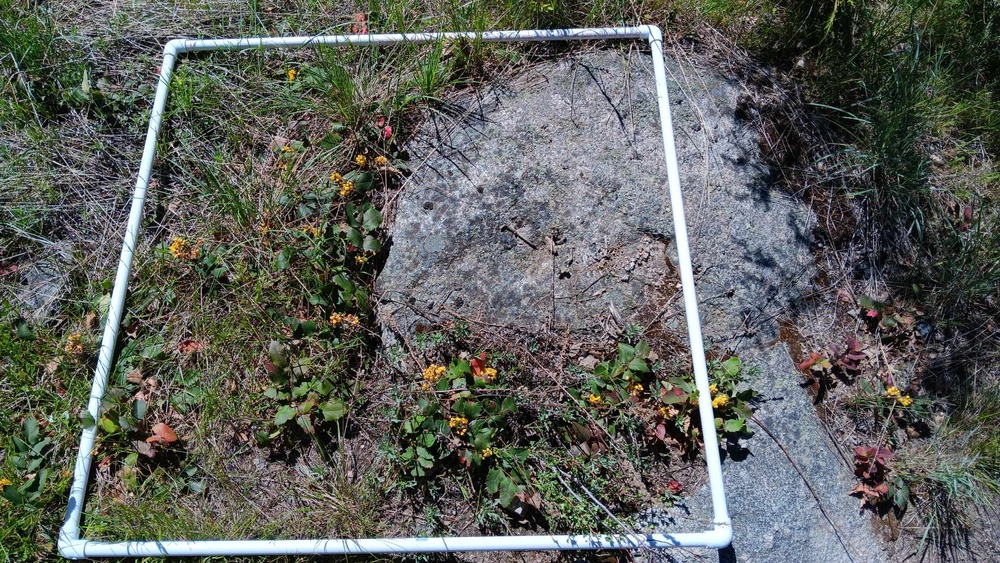
#> input picture quadrat_photos_subset_for_debugging/436483431_1701213000285029_1924116421858456243_n.jpg, 1000 x 563 px, shrunk from 2040 x 1148 before the run, given in place of 20240531_103452.jpg, which was not available
$ jupyter execute hist_segmentation_trial.ipynb   (text cells are left out)
#> lines starting #> are read from the running program, lines starting #| are printed output that depends on the picture; pictures that were not available may be replaced by others from this repository, and a replacement may not be noted
[cell 1]
import glob # for file names
import numpy as np
from skimage import io, img_as_ubyte
from matplotlib import pyplot as plt

[cell 2]
path = 'quadrat_photos_subset_for_debugging/*'
file = 'quadrat_photos_subset_for_debugging/20240531_103452.jpg'

# for file in glob.glob(path):
# Read in every image in the quadrat_photos_raw folder as a ubyte
img = img_as_ubyte(io.imread(file, as_gray = True))
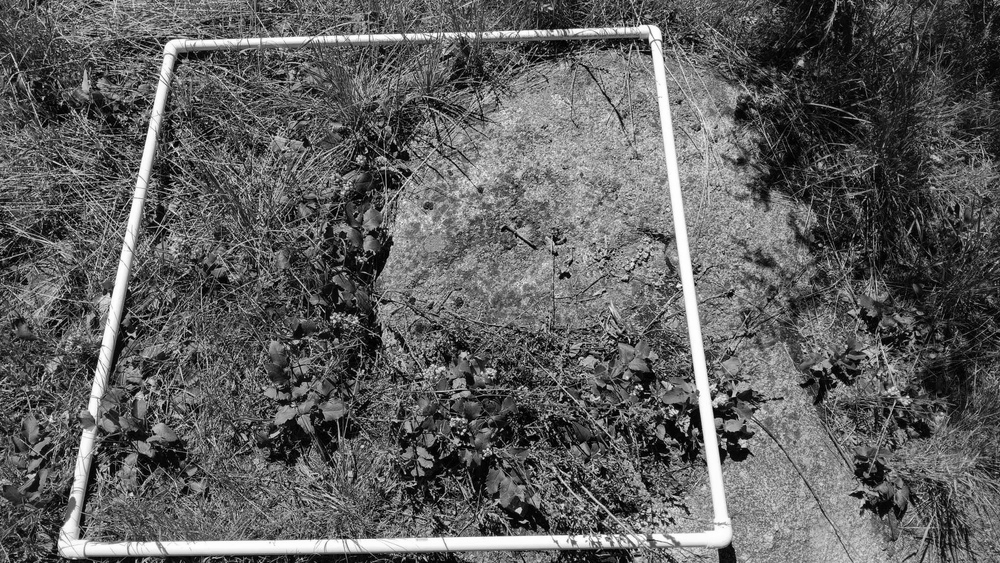
#> img: shape (563, 1000); min 0, max 255, mean 95.2

# plot histogram
plt.hist(img.flat, bins=100, range=(0,255))
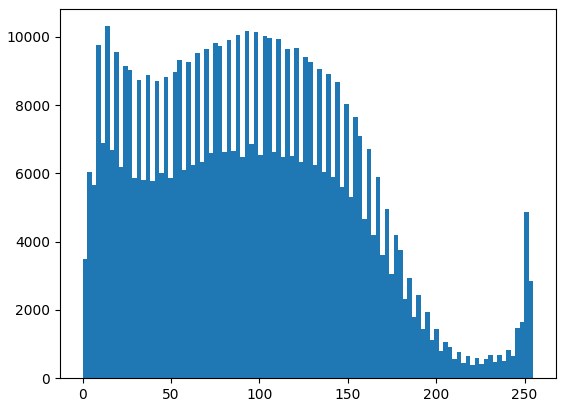
#> figure drawn by matplotlib, 1 panel; tallest bar 10313 high, from x = 12.75 to 15.3

$ run again, on quadrat_photos_subset_for_debugging/436679838_1007226214193056_3476817213304042401_n.jpg
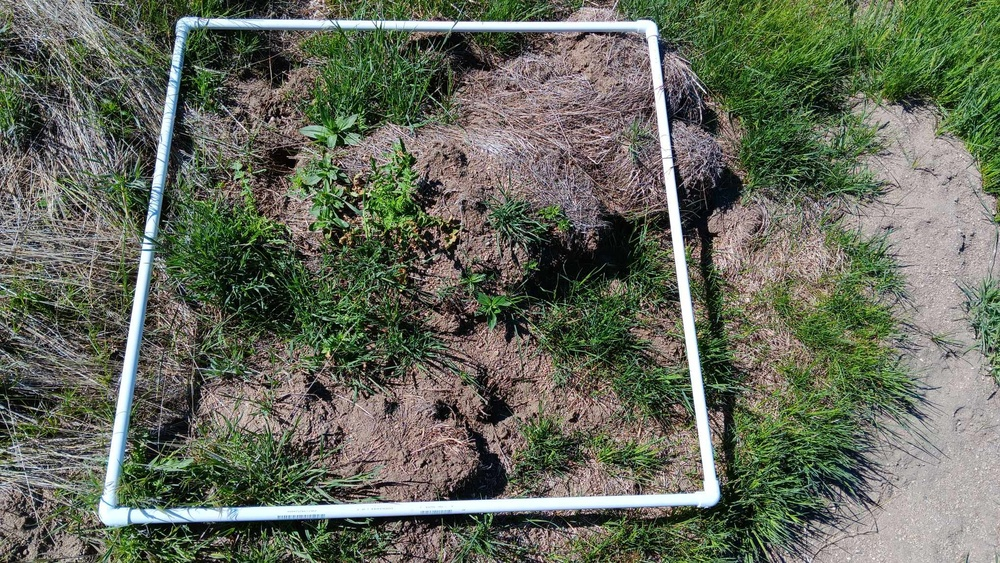
#> input picture quadrat_photos_subset_for_debugging/436679838_1007226214193056_3476817213304042401_n.jpg, 1000 x 563 px, shrunk from 2040 x 1148 before the run, given in place of 20240531_103452.jpg, which was not available
#> `img = img_as_ubyte(io.imread(file, as_gray = True))`:
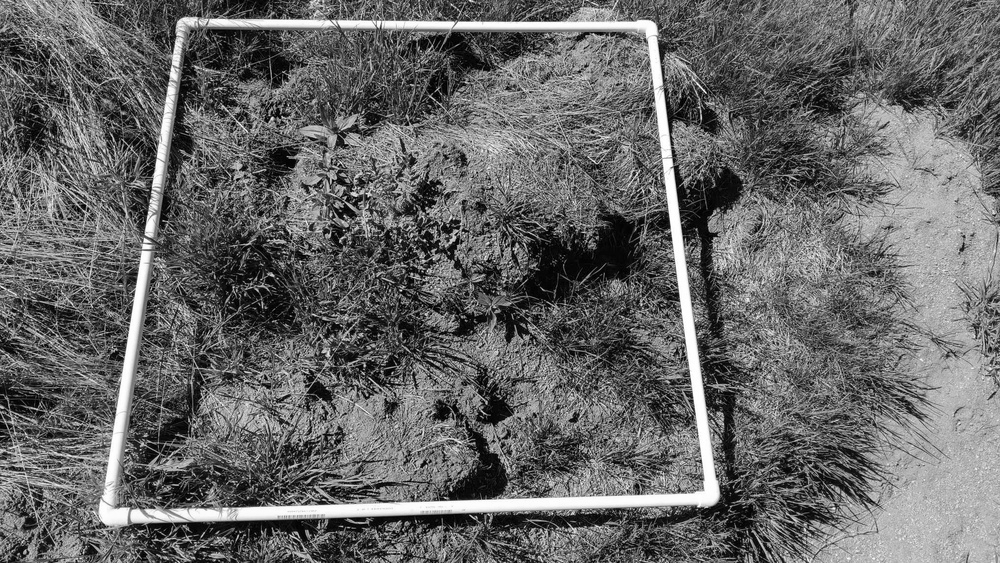
#> img: shape (563, 1000); min 0, max 255, mean 103.7
#> `[cell 2] path = 'quadrat_photos_subset_for_debugging/*' file = 'quadra..`:
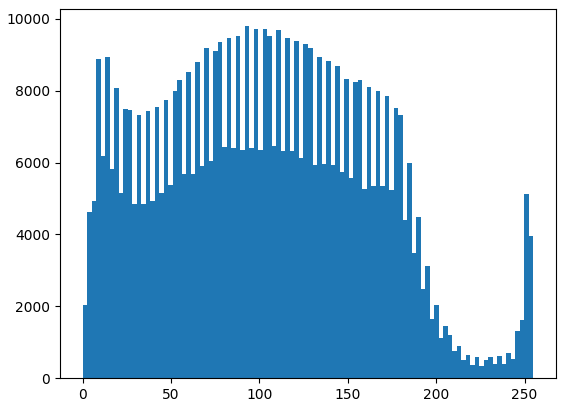
#> figure drawn by matplotlib, 1 panel; tallest bar 9795 high, from x = 91.8 to 94.35

$ run again, on quadrat_photos_subset_for_debugging/441229963_429891546666972_1183308712343811694_n.jpg
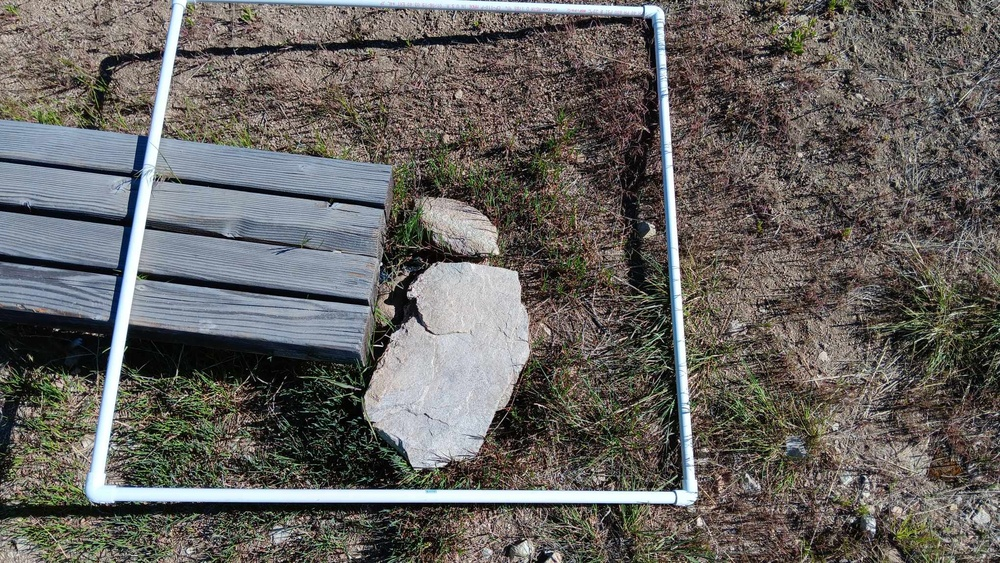
#> input picture quadrat_photos_subset_for_debugging/441229963_429891546666972_1183308712343811694_n.jpg, 1000 x 563 px, shrunk from 2040 x 1148 before the run, given in place of 20240531_103452.jpg, which was not available
#> `img = img_as_ubyte(io.imread(file, as_gray = True))`:
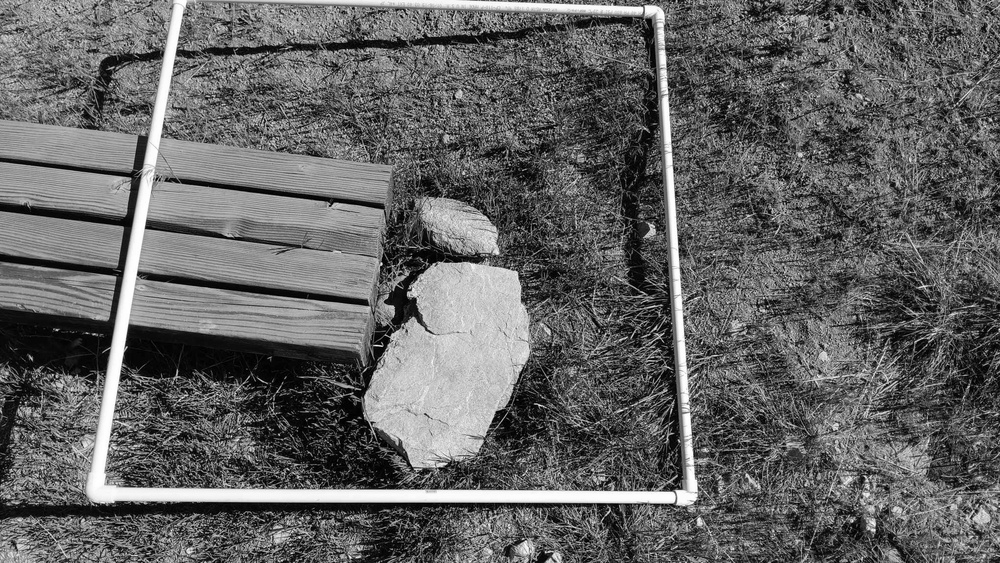
#> img: shape (563, 1000); min 0, max 255, mean 99.4
#> `[cell 2] path = 'quadrat_photos_subset_for_debugging/*' file = 'quadra..`:
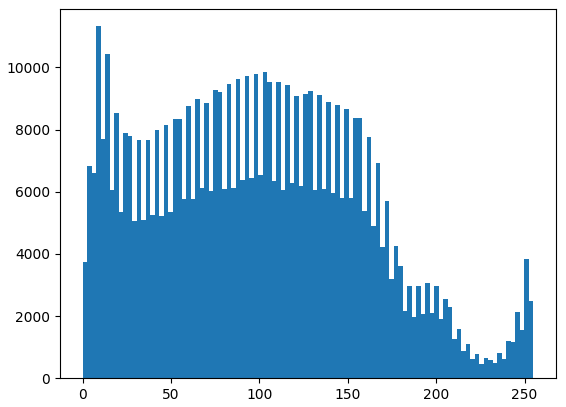
#> figure drawn by matplotlib, 1 panel; tallest bar 11327 high, from x = 7.65 to 10.2

$ run again, on quadrat_photos_subset_for_debugging/441401722_1931626287270077_6755568313090221713_n.jpg
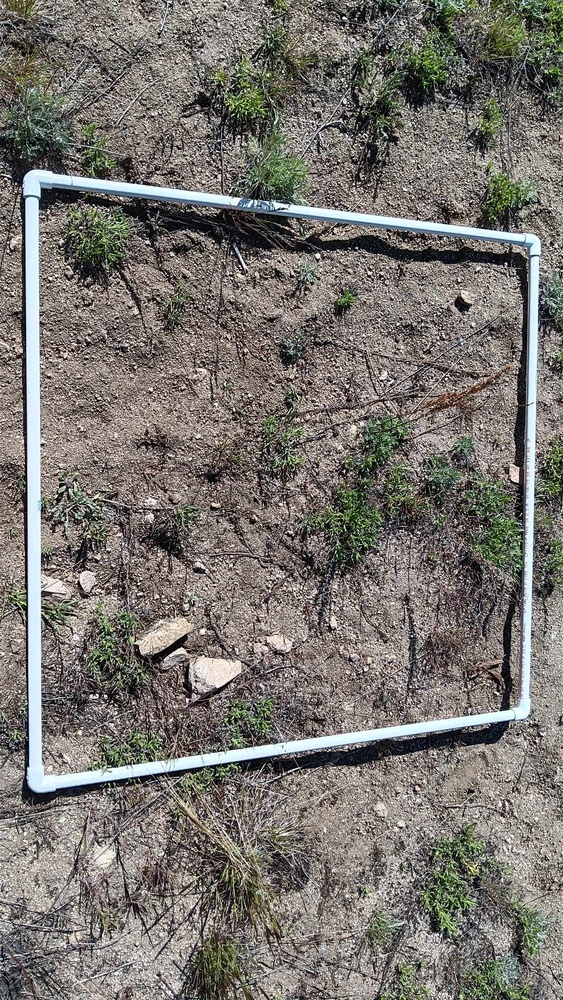
#> input picture quadrat_photos_subset_for_debugging/441401722_1931626287270077_6755568313090221713_n.jpg, 563 x 1000 px, shrunk from 1148 x 2040 before the run, given in place of 20240531_103452.jpg, which was not available
#> `img = img_as_ubyte(io.imread(file, as_gray = True))`:
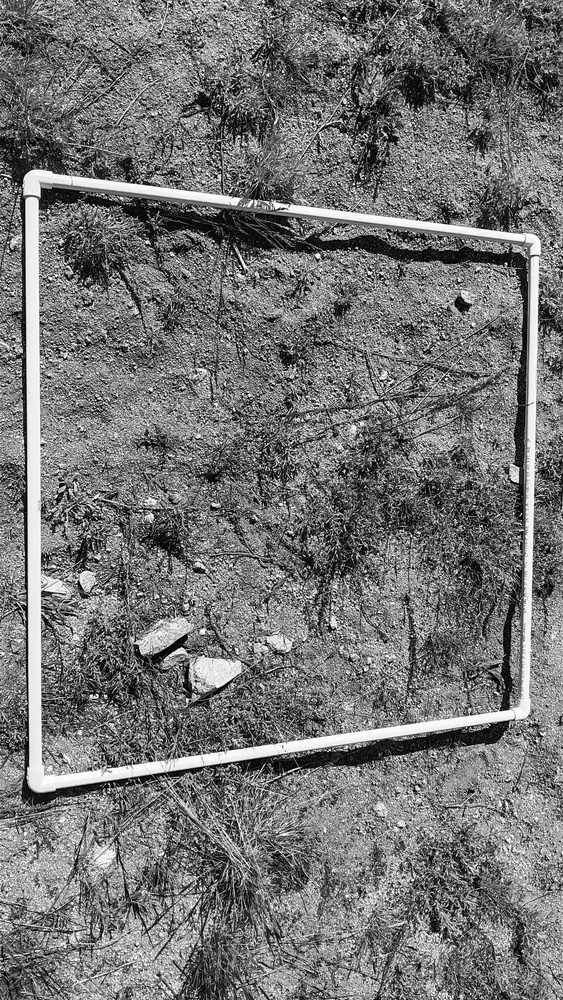
#> img: shape (1000, 563); min 0, max 255, mean 116.2
#> `[cell 2] path = 'quadrat_photos_subset_for_debugging/*' file = 'quadra..`:
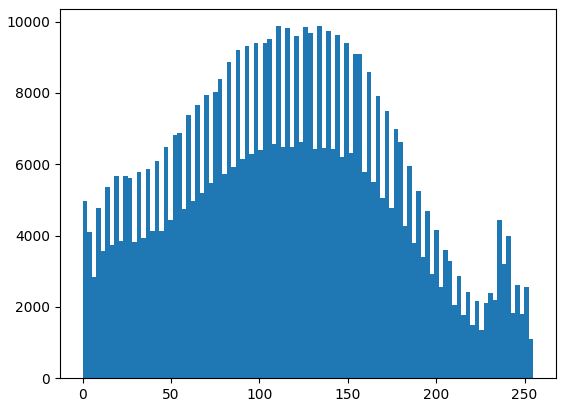
#> figure drawn by matplotlib, 1 panel; tallest bar 9873 high, from x = 132.6 to 135.2
